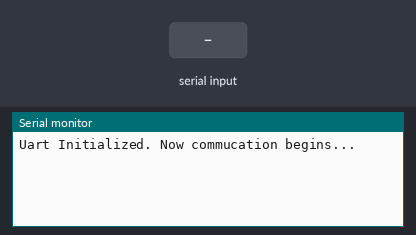
Simulated run of this sketch. Board: Arduino Uno, built with avr-gcc and run on an emulated ATmega328P. Parts: the last lines printed to the serial monitor. The test bench sets the inputs (shaded band).

Above: at 1.2 s.
1.3 s: "1" received over Serial
At 3.5 s:
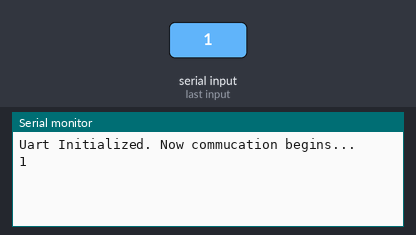
3.8 s: "0" received over Serial
At 5.2 s:
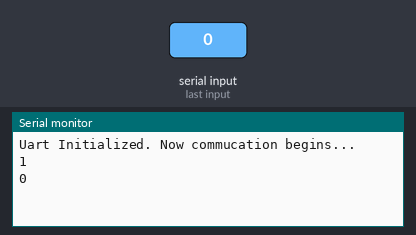
5.3 s: "2" received over Serial
At 6.8 s:
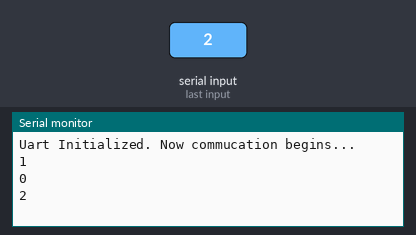

Measured:
- after the input at 1.3 s, the serial monitor: prints a new line after 1.0 s (image 1)
- after the input at 3.8 s, the serial monitor: prints a new line after 1.0 s (image 2)
- after the input at 5.3 s, the serial monitor: prints a new line after 1.0 s (image 3)

The sketch:

sketch_nov05a.ino
```cpp
void setup() {
  // put your setup code here, to run once:
   Serial.begin(9600);
  Serial.println("Uart Initialized. Now commucation begins...");
}

void loop() {
   while (Serial.available() > 0)
  {
    String msg = Serial.readString();
    Serial.println(msg);
  }
}
```
